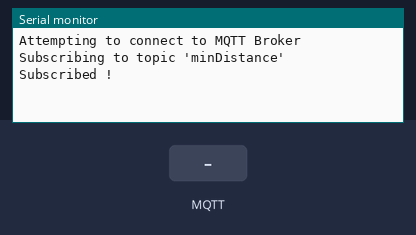
This sketch was run on a simulated Arduino Uno, built with avr-gcc and run on an emulated ATmega328P. Parts: the last lines printed to the serial monitor. The test bench sets the inputs (shaded band). WiFi joins after 1.5 s; servers stay silent unless stated; no MQTT or app messages arrive unless stated.

Above: at 1.2 s.
1.3 s: MQTT message "Serial1" arrives on the first subscribed topic
At 1.9 s:
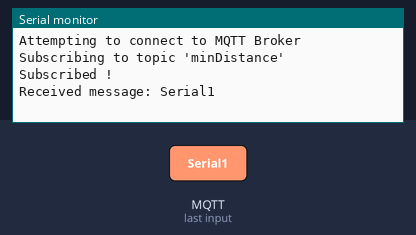
2.8 s: MQTT message "5" arrives on the first subscribed topic
At 4.0 s:
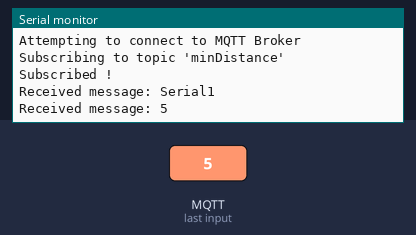
4.3 s: MQTT message "on" arrives on the first subscribed topic
At 5.4 s:
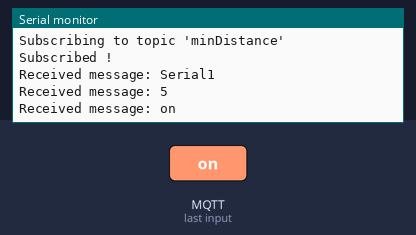

Measured:
- after the input at 1.3 s, the serial monitor: prints a new line at once (image 1)
- after the input at 2.8 s, the serial monitor: prints a new line at once (image 2)
- after the input at 4.3 s, the serial monitor: prints a new line at once (image 3)

The sketch:

MotorControlTroughRaspi.ino
```cpp
// This code connect to a raspberry pi using ethernet and the mqtt protocol
// Raspberry Pi IP Address : 192.168.1.2
// Arduino Ethernet IP Address : 192.168.1.3
// The mqtt server run on the raspi using the port 1883

#include "Arduino.h"
#include "PubSubClient.h"
#include <SoftwareSerial.h>
#include <avr/sleep.h>
#include <SPI.h>
#include <Ethernet.h>               // Tested version 2.0.1, should work above

#define CMD (byte)0x00              // Registre principal qui doit être appellé avant tous les autres Specifique à la commande "Serial1"
#define Set_Speed1          0x31    // Registre pour la Vitesse du moteur1
#define Set_Speed2_Turn     0x32    // Registre pour la Vitesse du moteur2 ou valeur du Turn selon Mode
#define Set_Acceleration    0x33    // Registre pour l'accélération
#define Reset_Encoders      0x35    // Registre pour effectuer le Reset des encodeurs
#define Set_Mode            0x34    // Registre des Modes (0 défaut, 1,2 et 3)
#define Get_Encoder1        0x23    // Registre de Lecture de l'encodeur_1.
#define Get_Encoder2        0x24    // Registre de Lecture de l'encodeur_2.
#define Get_Encoders        0x25    // Registre de Lecture des 2 encodeurs.
#define Enable_Regulation   0x36
#define Disable_Regulation  0x37
#define Enable_TimeOut      0x3

uint8_t mac[] = { 0x90, 0xA2, 0xDA, 0x00, 0x72, 0x8E }; // Arduino MAC Address (Writen on a label to the back)

IPAddress ip(192, 168, 1, 3);           // Arduino IP Address (Raspi IP Address+1)
IPAddress dns(192, 168, 1, 2);          // Pi address
IPAddress gateway(192, 168, 1, 2);      // Pi address
IPAddress subnet(255, 255, 255, 0);
IPAddress mqtt_server(192, 168, 1, 2);  // Pi address
const int mqtt_port = 1883;

EthernetClient ethClient;
PubSubClient mqttClient;

bool objectIsClose = false;
// Since we don't have a direct serial port on the arduino, we use pin 6 and 7 to communicate with the MD25
SoftwareSerial md25Serial(6, 7);

void setup(void) {
  Serial.begin(115200);

  md25Serial.begin(38400);

  Ethernet.begin(mac, ip);              // Starting ethernet interface

  mqttClient.setClient(ethClient);
  mqttClient.setServer(mqtt_server, mqtt_port);
  mqttClient.setCallback(callback);     // Set the function that's gonna be called for each message recieved
}

void loop() {
  // Reconnect if connnection was lost
  if (!mqttClient.connected()) {
    reconnect();
  }
  mqttClient.loop();

  if (!objectIsClose) {                 // If no object is near the robot we can go
    md25Serial.write(CMD);
    md25Serial.write(Set_Speed1);
    md25Serial.write(160);
  } else {                              // If an object is detected, we stop the motor
    md25Serial.write(CMD);
    md25Serial.write(Set_Speed1);
    md25Serial.write(128);
  }

}

void reconnect() {
  // Loop until we're reconnected
  while (!mqttClient.connected()) {
    // Attempt to connect
    Serial.println("Attempting to connect to MQTT Broker");
    if (mqttClient.connect("arduino-client")) {
      // Subscribe to MQTT topic
      Serial.println("Subscribing to topic 'minDistance'");
      mqttClient.subscribe("minDistance");
      Serial.println("Subscribed !");
    } else {
      // Wait 1 second before retrying
      Serial.println("Could not connect to MQTT Broker. Retrying in 1s...");
      Serial.println(mqttClient.state());
      delay(1000);
    }
  }
}

void callback(char* topic, byte* payload, unsigned int length) {
  // Convert payload to string
  String message = "";
  for (int i = 0; i < length; i++) {
    message += (char)payload[i];
  }

  objectIsClose = message.toFloat() < 150.0;    // If the distance given to us by the lidar is less than 15cm there is an object close

  // Print received message
  Serial.print("Received message: ");
  Serial.println(message);
}
```
